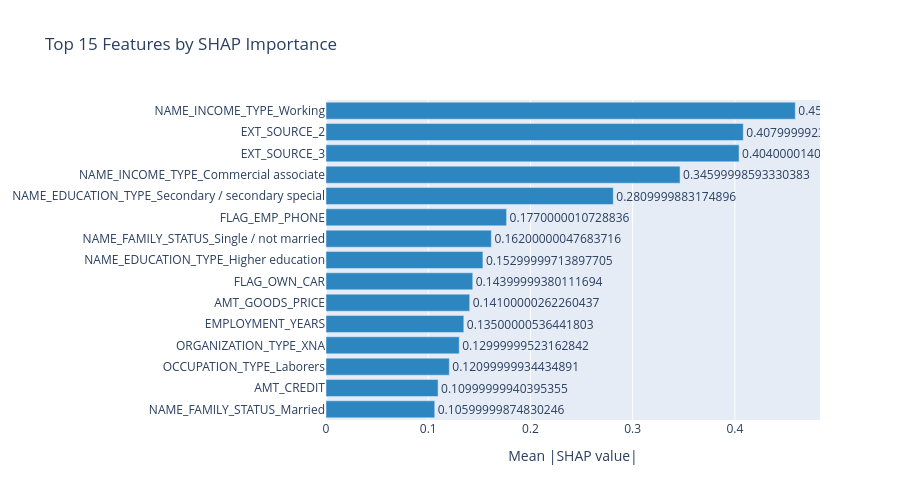

The notebook cell this image was saved under:
### Code cell
# Calculate SHAP values
explainer = shap.TreeExplainer(xgb_model)
X_sample = X_test.sample(500, random_state=42)
shap_values = explainer.shap_values(X_sample)

# Get mean absolute SHAP values
mean_shap = pd.DataFrame({
    'feature': X_sample.columns,
    'importance': np.abs(shap_values).mean(axis=0)
}).sort_values('importance', ascending=True).tail(15)

fig_shap = go.Figure(go.Bar(
    x=mean_shap['importance'],
    y=mean_shap['feature'],
    orientation='h',
    marker_color='#2E86C1',
    text=mean_shap['importance'].round(3),
    textposition='outside'
))

fig_shap.update_layout(
    title='Top 15 Features by SHAP Importance',
    xaxis_title='Mean |SHAP value|',
    height=500,
    paper_bgcolor='white'
)

fig_shap.show()
print("SHAP chart created!")

### Figure 1 — Plotly figure (JSON) as saved in the notebook; plotly's stock layout.template omitted (floating-point values rounded to 4 significant figures)
{"data": [{"marker": {"color": "#2E86C1"}, "orientation": "h", "text": [0.106, 0.11, 0.121, 0.13, 0.135, 0.141, 0.144, 0.153, 0.162, 0.177, 0.281, 0.346, 0.404, 0.408, 0.459], "textposition": "outside", "type": "bar", "x": [0.1064, 0.1096, 0.1206, 0.1303, 0.1348, 0.1406, 0.1436, 0.1535, 0.1618, 0.1767, 0.281, 0.3464, 0.4041, 0.4082, 0.4591], "y": ["NAME_FAMILY_STATUS_Married", "AMT_CREDIT", "OCCUPATION_TYPE_Laborers", "ORGANIZATION_TYPE_XNA", "EMPLOYMENT_YEARS", "AMT_GOODS_PRICE", "FLAG_OWN_CAR", "NAME_EDUCATION_TYPE_Higher education", "NAME_FAMILY_STATUS_Single / not married", "FLAG_EMP_PHONE", "NAME_EDUCATION_TYPE_Secondary / secondary special", "NAME_INCOME_TYPE_Commercial associate", "EXT_SOURCE_3", "EXT_SOURCE_2", "NAME_INCOME_TYPE_Working"]}], "layout": {"height": 500, "paper_bgcolor": "white", "title": {"text": "Top 15 Features by SHAP Importance"}, "xaxis": {"title": {"text": "Mean |SHAP value|"}}}}
